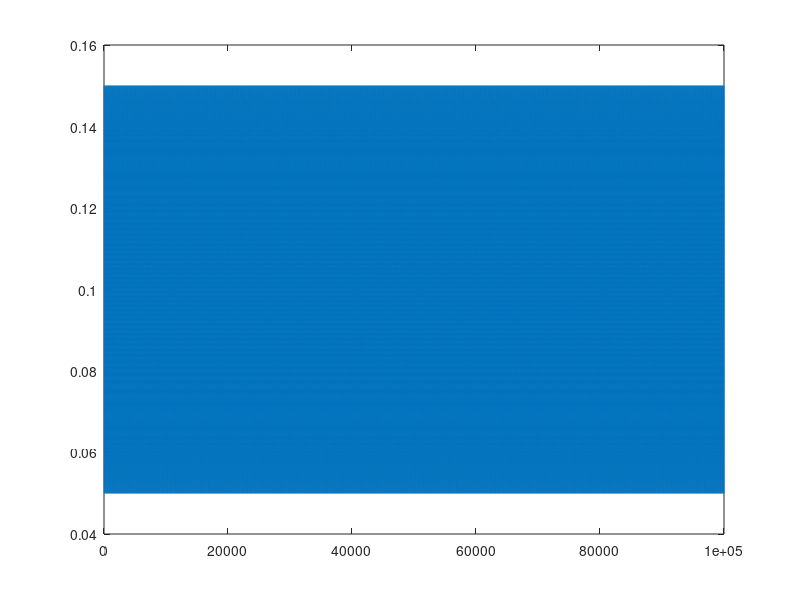

Reproduce this figure in MATLAB. (Note: this script raises an error after producing the figure.)

clear all, clc, close all


 addpath(genpath("./utils"));

%fix random seed:
rng('default');
global dt
dt = 0.1;


%% Poisson Spike Generator
N = 1; % # of trials
T = 100000; % ms
r = 100; % # of spikes/s (constant) --> Hz
p = r/1000; % 1ms

t = dt:dt:T;
period = 0.1*1000; % [ms]
rates = (100/1000) + (50/1000).*cos(2*pi*(1/period)*t);
figure();
plot(t, rates);

spk_output = poisson_spk_train_vary(1, rates, T);

figure()
autocorr(spk_output)

% 
% 
% [spk_times_1, spks_1] = poisson_spk_train_isi(1, p, T);
% [spk_times_2, spks_2] = poisson_spk_train_isi(1, p, T);
% spk_times_1 = spk_times_1(spk_times_1 > 0);
% spk_times_2 = spk_times_2(spk_times_2 > 0);
% 
% 
% 
% spk_indices_1 = floor(spk_times_1 / dt); 
% spk_train_1 = zeros(max(spk_indices_1), 1);
% spk_train_1(spk_indices_1) = 1;
% spk_indices_2 = floor(spk_times_2 / dt); 
% spk_train_2 = zeros(max(spk_indices_2), 1);
% spk_train_2(spk_indices_2) = 1;
